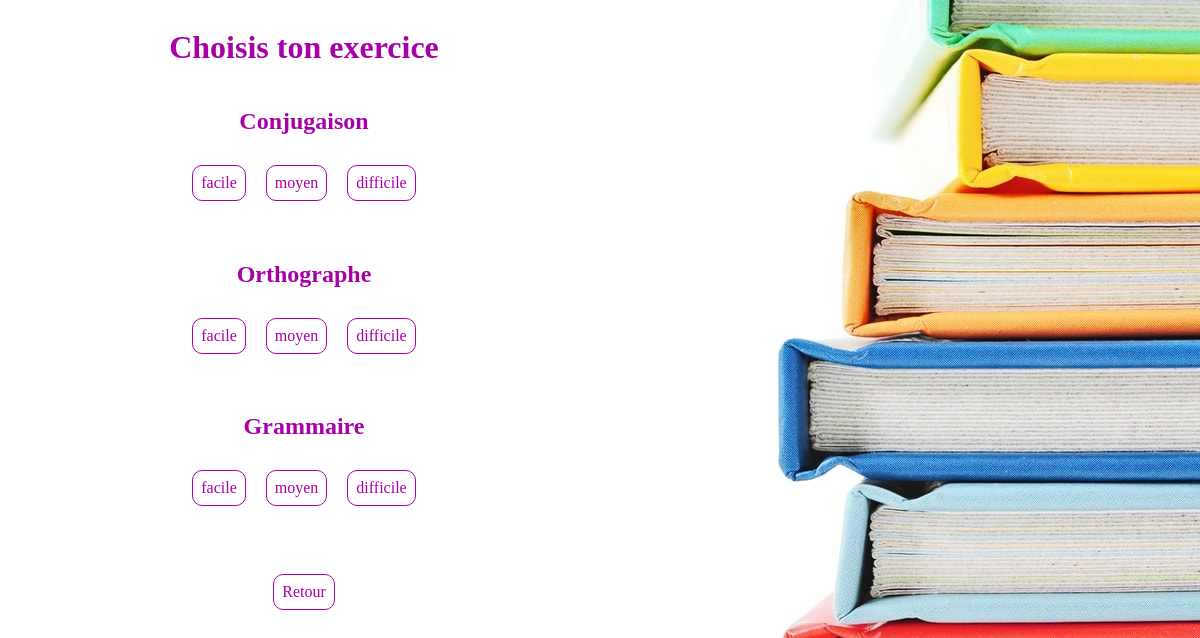
Screenshot of /pupil/roter.php?action=see_exercices&subject=Langue with the database file from the repository.
### tables this page shows
CREATE TABLE IF NOT EXISTS `notions` (
  `id` int(11) NOT NULL AUTO_INCREMENT,
  `notion` varchar(255) NOT NULL,
  `id_subject` int(11) NOT NULL,
  PRIMARY KEY (`id`)
);

CREATE TABLE IF NOT EXISTS `levels` (
  `id` int(11) NOT NULL AUTO_INCREMENT,
  `level` varchar(255) NOT NULL,
  PRIMARY KEY (`id`)
);

### pupil/controler/controler.php (called while the page is built, shortened)
<?php
require("model/model.php");
function seeExercices($subject)
{
    $notions = getNotions($subject);
    require("view/exercices_list_view.php");
}

### pupil/model/model.php (called while the page is built, shortened)
<?php
function dbConnect()
{
    try
    {
        $db = new PDO('mysql:host=localhost;dbname=ts_project;charset=utf8', 'root', '');
        return $db;
    }
    catch(Exception $e)
    {
        die('Erreur : '.$e->getMessage());
    }
}
function getNotions($subject)
{
    $db = dbConnect();
    $req = $db -> prepare("SELECT notion
                            FROM notions
                            WHERE id_subject = (SELECT id
                                                FROM subjects
                                                WHERE subject = ?)");
    $req -> execute(array($subject));
    return $req;
}
function getLevels()
{
    $db = dbConnect();
    $req = $db -> query("SELECT level
                        FROM levels");
    return $req;
}

### pupil/view/exercices_list_view.php (the view, shortened to what this page needs)
<div class="div_mid">
<h1>Choisis ton exercice</h1>
<?php
while ($notion = $notions -> fetch())
{
?>
    <h2><?= $notion['notion'] ?></h2>
    <nav>
        <?php
        $levels = getLevels();
        while ($level = $levels -> fetch())
        {
        ?>
        	<a href="roter.php?action=exercice&subject=<?= $subject ?>&notion=<?= $notion['notion'] ?>&level=<?= $level['level'] ?>"><?= $level['level'] ?></a><br/>
    	<?php
        }
    	?>
	</nav>
<?php
}
?>
<br/>
<a href="roter.php?action=see_subjects_list">Retour</a>
</div>
<div class="div_right"> </div>
<?php require("template.php"); ?>

### pupil/design/subject_2_view.css (style rules this page uses)
* { color: rgb(168, 0, 168); }
body { background: url("picture/book_4.jpg") fixed no-repeat; display: flex; flex-direction: row; }
.div_mid { width: 50%; display: flex; flex-direction: column; align-items: center; }
.div_right { width: 50%; }
nav { display: flex; margin-bottom: 30px; }
a { border: 1px rgb(168, 0, 168) solid; border-radius: 10px; background-color: white; margin: 10px; padding: 8px; text-decoration: none; }

### rows the page displays
notions: notion "Conjugaison"
levels: level "facile"
levels: level "moyen"
levels: level "difficile"
notions: notion "Orthographe"
notions: notion "Grammaire"
